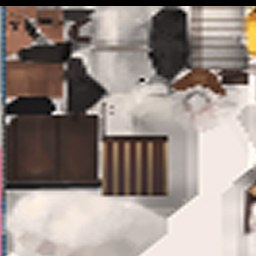
#> input picture games/waterfall-fishing/minigame/assets/tex/chef.jpg, 256 x 256 px, given in place of citizen.png, which was not available
$ python tex.py
#> lines starting #> are read from the running program, lines starting #| are printed output that depends on the picture
"""Texture post-process for baked assets -> minigame/assets.
Usage: python -I games/waterfall-fishing/tools/tex.py [bake_dir] [out_dir]   (默认 build/waterfall-fishing/bake、games/waterfall-fishing/minigame/assets)
- UV-baked albedo PNGs: merge slot bakes that share a texture, dilate coverage edges (no seams), resize, JPEG.
- env: color -> JPEG, depth -> PNG (RG = 16-bit depth, B = kind), flow -> downscaled PNG.
"""
import sys, os, json
import numpy as np
from PIL import Image, ImageFilter

BAKE = sys.argv[1] if len(sys.argv) > 1 else 'build/waterfall-fishing/bake'
OUT = sys.argv[2] if len(sys.argv) > 2 else 'games/waterfall-fishing/minigame/assets'


def dilate(rgba, iters=24):
    a = rgba[..., 3:4].astype(np.float32) / 255.0
    c = rgba[..., :3].astype(np.float32) * a
    m = (a > 0.5).astype(np.float32)
    c = c / np.maximum(a, 1e-6) * m
    for _ in range(iters):
        if m.min() > 0: break
        # 3x3 average of covered neighbours
        pc = np.pad(c, ((1, 1), (1, 1), (0, 0)), mode='edge'); pm = np.pad(m, ((1, 1), (1, 1), (0, 0)), mode='edge')
        sc = sum(pc[1 + dy:pc.shape[0] - 1 + dy, 1 + dx:pc.shape[1] - 1 + dx] for dy in (-1, 0, 1) for dx in (-1, 0, 1))
        sm = sum(pm[1 + dy:pm.shape[0] - 1 + dy, 1 + dx:pm.shape[1] - 1 + dx] for dy in (-1, 0, 1) for dx in (-1, 0, 1))
        grow = (m < 0.5) & (sm > 0)
        c = np.where(grow, sc / np.maximum(sm, 1e-6), c)
        m = np.where(grow | (m > 0.5), 1.0, 0.0).astype(np.float32)
    # whatever is still empty: mean colour
    if m.min() < 0.5:
        mean = (c * m).sum((0, 1)) / max(m.sum(), 1)
        c = np.where(m > 0.5, c, mean)
    return Image.fromarray(np.clip(c, 0, 255).astype(np.uint8), 'RGB')


def load(p):
    return np.asarray(Image.open(p).convert('RGBA'))


def merge(paths):
    acc = None
    for p in paths:
        im = load(p).astype(np.float32)
        if acc is None: acc = im
        else:
            a = im[..., 3:4] / 255.0
            acc[..., :3] = acc[..., :3] * (1 - a) + im[..., :3] * a
            acc[..., 3:4] = np.maximum(acc[..., 3:4], im[..., 3:4])
    return acc.astype(np.uint8)


def albedo(srcs, dst, size, q=82):
    rgba = merge([os.path.join(BAKE, s) for s in srcs])
    im = dilate(rgba)
    if im.size[0] != size: im = im.resize((size, size), Image.LANCZOS)
    os.makedirs(os.path.dirname(dst), exist_ok=True)
    im.save(dst, quality=q, optimize=True, progressive=False)
    print(dst, os.path.getsize(dst))


def atlas_crop(src, rect, dst, size, mul=1.0, q=88):
    """从源工程图集里按 UV 框直接裁一块（导出时 uvRemap 把模型 UV 拉到了这个框的 0~1），颜色按 UE 材质乘 mul（线性空间）。
    rect = [u0, v0, du, dv]（含导出时的 0.002 边距）"""
#> called with size = 256, mul = 1.5, q = 88
    im = Image.open(src).convert('RGB'); W, H = im.size
#> in atlas_crop, im is the input picture: PIL image 256x256 RGB; mean R, G, B 151.2, 139.1, 132.7
#> after `W, H = im.size`: W = 256; H = 256
    u0, v0, du, dv = rect
    c = im.transform((size, size), Image.EXTENT, (u0 * W, (1 - (v0 + dv)) * H, (u0 + du) * W, (1 - v0) * H), Image.BICUBIC)
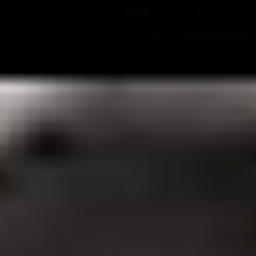
#> c: PIL image 256x256 RGB; mean R, G, B 38.5, 36.3, 35.5
    x = np.asarray(c).astype(np.float32) / 255.0
    lin = np.where(x <= 0.04045, x / 12.92, ((x + 0.055) / 1.055) ** 2.4) * mul
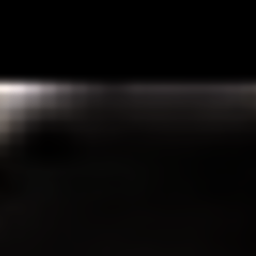
#> lin: shape (256, 256, 3) float32; mean R, G, B 0.0538, 0.0488, 0.0477
    lin = np.clip(lin, 0, 1)
    srgb = np.where(lin <= 0.0031308, lin * 12.92, 1.055 * lin ** (1 / 2.4) - 0.055)
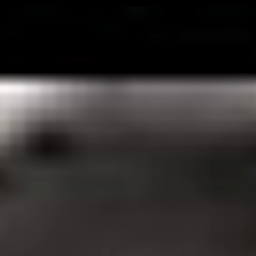
#> srgb: shape (256, 256, 3) float32; mean R, G, B 0.186, 0.176, 0.172
    Image.fromarray((srgb * 255 + 0.5).astype(np.uint8), 'RGB').save(dst, quality=q, optimize=True)
    print(dst, os.path.getsize(dst))


TW = os.environ.get('TW_ROOT', 'D:/AI 3D 写实版 工程/20261027_Township换皮_V17写实')
A = os.path.join(OUT, 'tex')
# 厨师 JueSeD_chef（原始网格 602 面）：UV 只占 citizen 图集里 u 0.627–0.687、v 0.921–1.0 一小块。
#   UV 空间烘焙在 uvRemap 时没按裁剪框渲（只烘到角上一块，其余被均色填成灰 = 白模），所以直接从图集裁；材质 MasterMaterial_Inst20 = 图集 × 1.5
CHEF_UV = [0.62655 - 0.002, 0.92093 - 0.002, 0.68736 - 0.62655 + 0.004, 1.00011 - 0.92093 + 0.004]
atlas_crop(os.path.join(TW, 'assets/chars/tex/citizen.png'), CHEF_UV, f'{A}/chef.jpg', 256, mul=1.5)
if os.environ.get('TEX_ONLY') == 'chef': sys.exit(0)
albedo(['chars/hero_body.png', 'chars/hero_eye.png'], f'{A}/hero_body.jpg', 2048, 86)   # 主角原始贴图 2048，保持原始精度
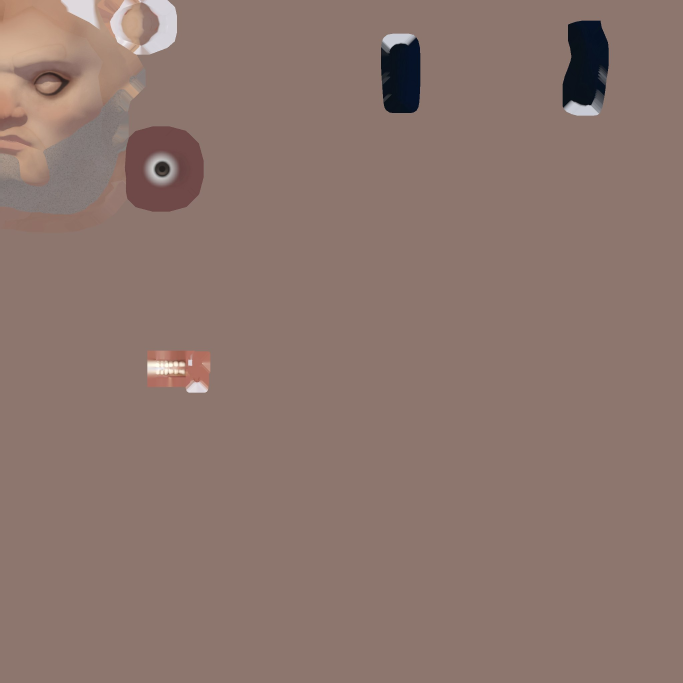
#> input picture games/waterfall-fishing/minigame/assets/tex/hero_body.jpg, 2048 x 2048 px, given in place of hero_body.png, which was not available (shown at 1/3 size)
#> (the run stopped early here; a loop or call above may not have finished)
